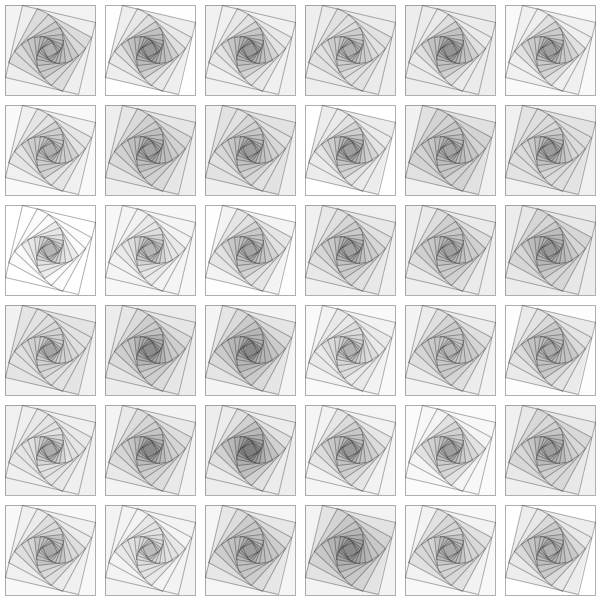
Frame 1 (no input)
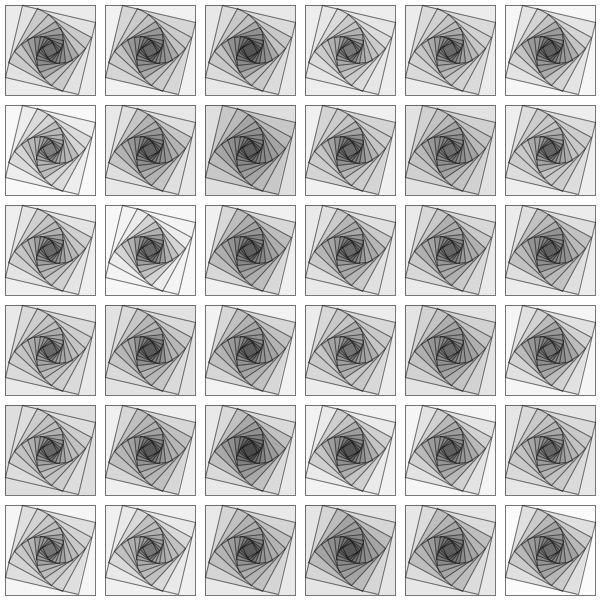
Frame 2 (the mouse pressed at the canvas centre, redrawn once)

The Processing sketch that drew these frames (run headless with seeded random() and noise(); the mouse was pressed at the canvas centre and the sketch redrawn once):

// Processing sketch: CuadradosGirados
// ── CuadradosGirados.pde
int gridSize = 100;
int iterations = 12; // number of times loop runs
int rotation = 14; // rotation in degree
void setup() {
 size(600, 600);
 background(255);
 stroke(0, 80); // set stroke transparency to 80%
 rectMode(CENTER); // set rect drawmode to center
 noLoop();
}
void draw() {
 for (int x = gridSize/2; x < width; x+=gridSize) {
 for (int y = gridSize/2; y < height; y+=gridSize) {
 float rectSize = gridSize-10; // set rect size 10px smaller than grid
 pushMatrix();
 translate(x, y);
 for (int i = 0; i < iterations; i++) {
 fill (0,random(20));
 rect(0, 0, rectSize, rectSize);
 rectSize = rectSize / (sin(radians(rotation)) + cos(radians(rotation)));
 rotate(radians(rotation));
 }
 popMatrix();
 }
 }
}
